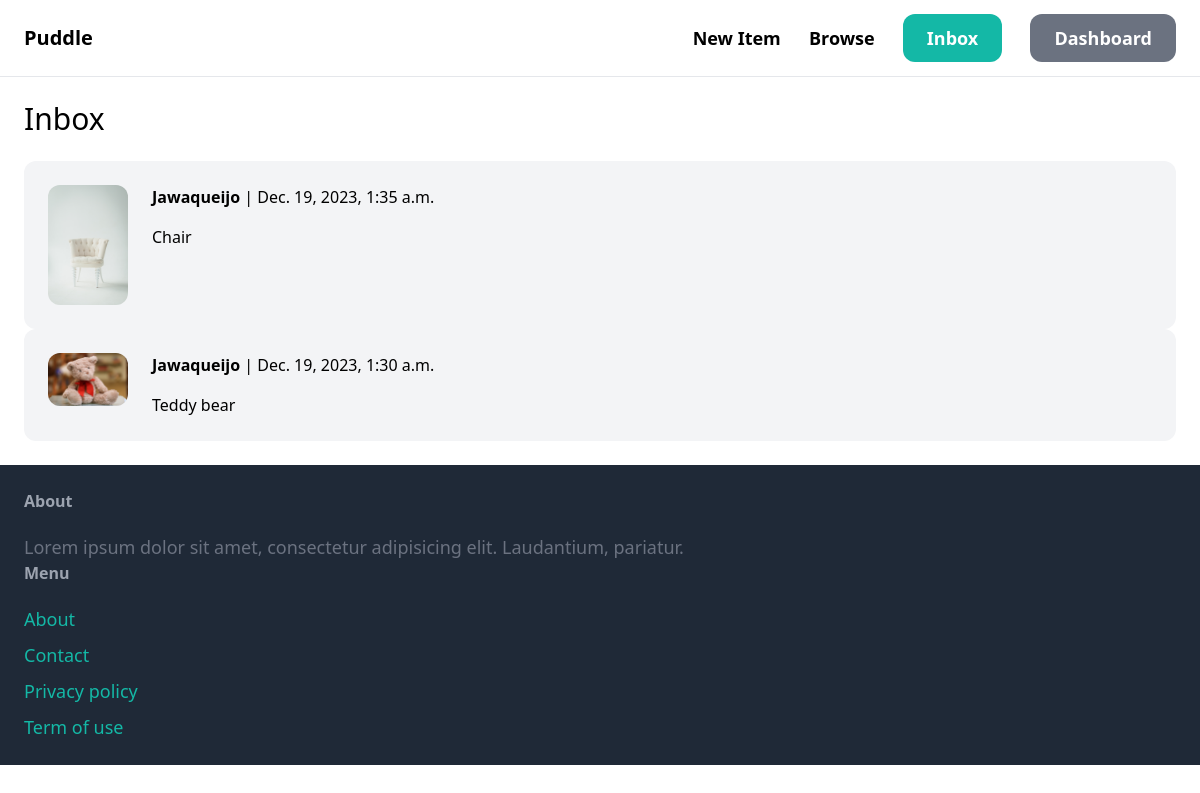
The page /inbox/ (signed in) on the database its author committed.
### conversation/models.py (models this page shows)
class Conversation(models.Model):
    item = models.ForeignKey(Item, related_name='conversations', on_delete=models.CASCADE)
    members = models.ManyToManyField(User, related_name='conversations')
    created_at = models.DateTimeField(auto_now_add=True)
    modified_at = models.DateTimeField(auto_now=True)
    class Meta:
        ordering = ('-modified_at',)

### item/models.py (models this page shows, shortened)
class Item(models.Model):
    category = models.ForeignKey(Category, related_name='items', on_delete=models.CASCADE)
    name = models.CharField(max_length=255)
    description = models.TextField(blank=True, null=True)
    price = models.FloatField()
    image = models.ImageField(upload_to='item_images', blank=True, null=True)
    is_sold = models.BooleanField(default=False)
    created_by = models.ForeignKey(User, related_name='items', on_delete=models.CASCADE)
    created_at = models.DateTimeField(auto_now_add=True)

### conversation/views.py (the view)
# urls.py: path('inbox/', include('conversation.urls')),
@login_required
def inbox(request):
    conversations = Conversation.objects.filter(members__in=[request.user.id])
    return render(request, 'conversation/inbox.html', {
        'conversations': conversations
    })

### conversation/templates/conversation/inbox.html (shortened to what this page needs)
{% extends 'core/base.html' %}
{% block content %}
  <h1 class="mb-6 text-3xl">Inbox</h1>
  <div class="space-y-6">
    {% for conversation in conversations %}
      <a href="{% url 'conversation:detail' conversation.id %}">
        <div class="p-6 flex bg-gray-100 rounded-xl">
          <div class="pr-6">
            <img src="{{ conversation.item.image.url }}" class="w-20 rounded-xl rounded-corner">
          </div>
          <div>
            {% for member in conversation.members.all %}
              {% if member != request.user %}
                <p class="mb-4"><strong>{{ member.username }}</strong> | {{ conversation.modified_at }}</p>
                <p>{{ conversation.item.name }}</p>
              {% endif %}
            {% endfor %}
          </div>
        </div>
      </a>
    {% endfor %}
  </div>
{% endblock %}

### rows shown on the page
Conversation: item.image (picture), modified_at "Dec. 19, 2023, 1:35 a.m.", item.name "Chair"
Conversation: item.image (picture), modified_at "Dec. 19, 2023, 1:30 a.m.", item.name "Teddy bear"

### other values the page prints
{{ member.username }} "Jawaqueijo"
